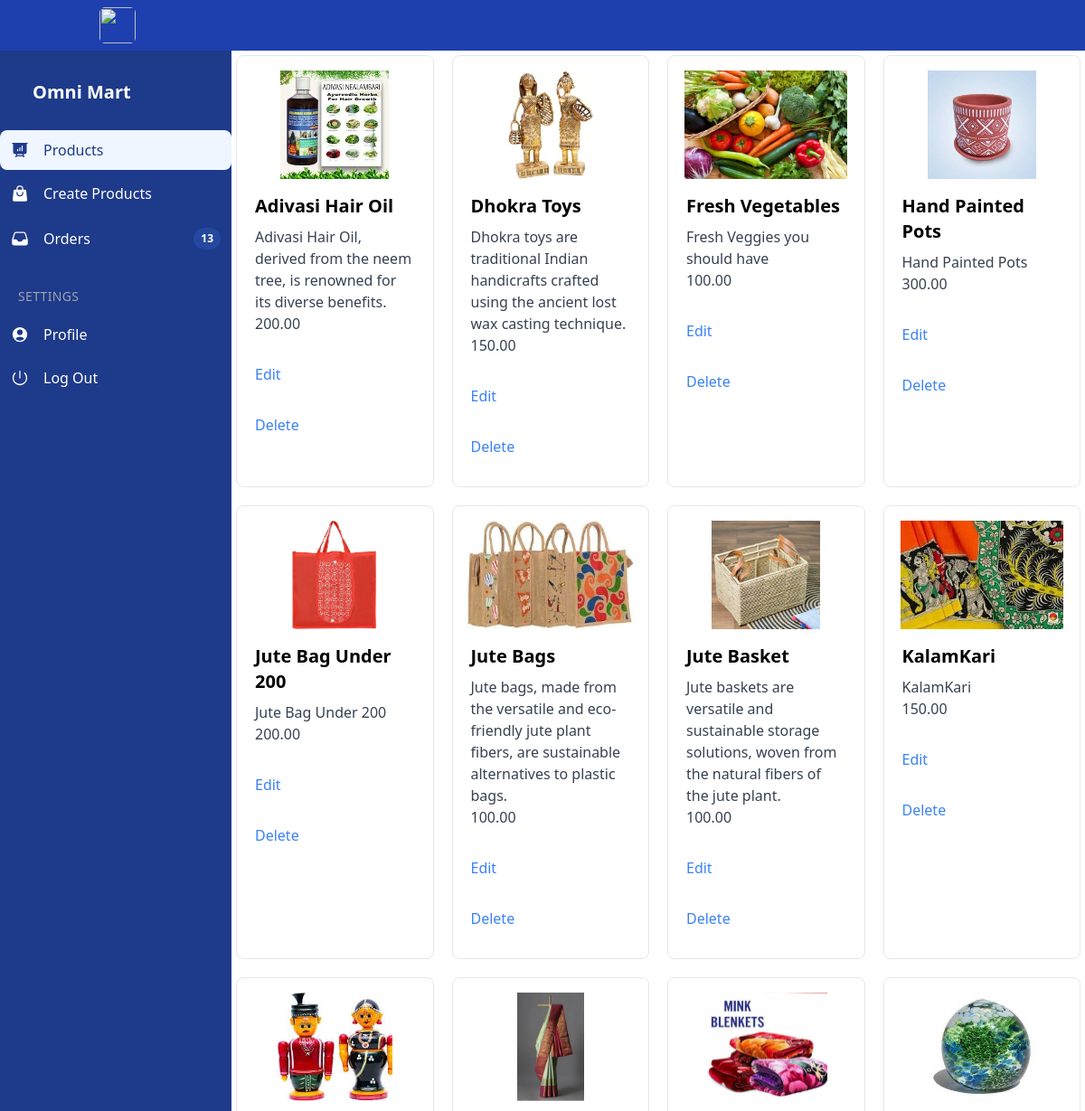
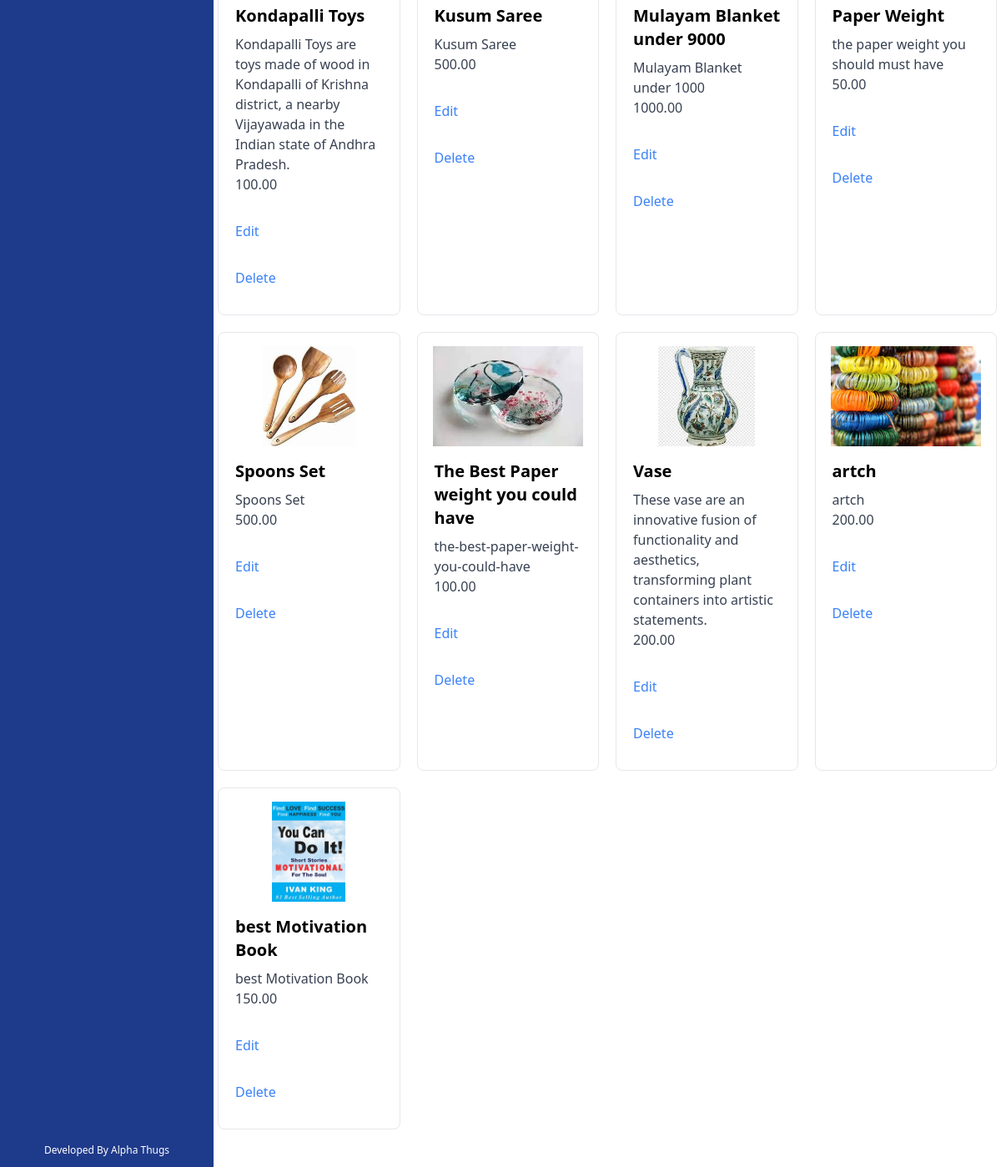
/dashboard/, run on the app's committed database (2 pictures, top to bottom).
### shop/models.py (models this page shows, shortened)
class Product(models.Model):
    category = models.ForeignKey(Category, related_name='products',
                                 on_delete=models.CASCADE)
    name = models.CharField(max_length=200, db_index=True)
    slug = models.SlugField(max_length=200, db_index=True)
    image = models.ImageField(upload_to='products/%Y/%m/%d', blank=True)
    description = models.TextField(blank=True)
    price = models.DecimalField(max_digits=10, decimal_places=2)
    available = models.BooleanField(default=True)
    created = models.DateTimeField(auto_now_add=True)
    updated = models.DateTimeField(auto_now=True)
    vendor = models.ForeignKey(User, on_delete=models.CASCADE, default=1)
    class Meta:
        ordering = ('name',)
        indexes = [
            Index(fields=['id', 'slug']),
        ]

### users/views.py (the view)
# urls.py: path('dashboard/', display_products, name='vendor'),
def display_products(request):
    orders = Order.objects.all()
    count_orders = orders.count()
    products = Product.objects.all()
    user = request.user
    context={
        'user':user,
        'products': products,
        'count':count_orders
    }
    return render(request, 'users/interface.html', context)

### cart/context_processors.py (called while the page is built)
def cart(request):
    return {'cart': Cart(request)}

### users/templates/users/interface.html (shortened to what this page needs)
<!DOCTYPE html>
<html lang="en">
<head>
    <script src="https://cdn.tailwindcss.com"></script>
</head>
<body>
  <div x-data="setup()" :class="{ 'dark': isDark }">
      <div class="min-h-screen flex flex-col flex-auto flex-shrink-0 antialiased bg-white dark:bg-gray-700 text-black dark:text-white">
        <div class="fixed w-full flex items-center justify-between h-14 text-white z-10">
          <div class="flex items-center justify-start md:justify-center pl-3 w-14 md:w-64 h-14 bg-blue-800 dark:bg-gray-800 border-none">
            <img class="w-7 h-7 md:w-10 md:h-10 mr-2 rounded-md overflow-hidden" src="https://therminic2018.eu/wp-content/uploads/2018/07/dummy-avatar.jpg" />
          </div>
          <div class="flex justify-between items-center h-14 bg-blue-800 dark:bg-gray-800 header-right">
          </div>
        </div>
        <div class="fixed flex flex-col top-14 left-0 w-14 hover:w-64 md:w-64 bg-blue-900 dark:bg-gray-900 h-full text-white transition-all duration-300 border-none z-10 sidebar">
          <div class="overflow-y-auto overflow-x-hidden flex flex-col justify-between flex-grow">
            <ul class="flex flex-col py-4 space-y-1">
              <li class="px-5 hidden md:block">
                <div class="mb-2 p-4">
                    <h5 class="block antialiased tracking-normal font-sans text-xl font-semibold leading-snug text-white">Omni Mart</h5>
                  </div>
              </li>
              <li>
                <div role="button" tabindex="0" class="flex items-center w-full p-3 rounded-lg text-start leading-tight text-blue-900 transition-all bg-blue-50   outline-none">
                    <div class="grid place-items-center mr-4">
                    </div>
                    <a href="{% url 'users:vendor' %}">Products</a>
                  </div>
              </li>
              <li>
                <div role="button"  tabindex="0" class="flex items-center w-full p-3 rounded-lg text-start leading-tight transition-all hover:bg-blue-50 hover:bg-opacity-80 focus:bg-blue-50 focus:bg-opacity-80 active:bg-blue-50 active:bg-opacity-80 hover:text-blue-900 focus:text-blue-900 active:text-blue-900 outline-none">
                    <div class="grid place-items-center mr-4">
                    </div> <a href="{% url 'users:add-products' %}"> Create Products</a>
                  </div>
              </li>
              <li>
                <div role="button" tabindex="0" class="flex items-center w-full p-3 rounded-lg text-start leading-tight transition-all hover:bg-blue-50 hover:bg-opacity-80 focus:bg-blue-50 focus:bg-opacity-80 active:bg-blue-50 active:bg-opacity-80 hover:text-blue-900 focus:text-blue-900 active:text-blue-900 outline-none">
                    <div class="grid place-items-center mr-4">
                    </div><a href="{% url 'users:orders' %}">Orders</a><div class="grid place-items-center ml-auto justify-self-end">
                      <div class="relative grid items-center font-sans font-bold uppercase whitespace-nowrap select-none bg-blue-500/20 text-blue-900 py-1 px-2 text-xs rounded-full" style="opacity: 1;">
                        <span class="text-white">{{count}}</span>
                      </div>
                    </div>
                  </div>
              </li>
              <li class="px-5 hidden md:block">
                <div class="flex flex-row items-center mt-5 h-8">
                  <div class="text-sm font-light tracking-wide text-gray-400 uppercase">Settings</div>
                </div>
              </li>
              <li>
                <div role="button" tabindex="0" class="flex items-center w-full p-3 rounded-lg text-start leading-tight transition-all hover:bg-blue-50 hover:bg-opacity-80 focus:bg-blue-50 focus:bg-opacity-80 active:bg-blue-50 active:bg-opacity-80 hover:text-blue-900 focus:text-blue-900 active:text-blue-900 outline-none">
                    <div class="grid place-items-center mr-4">
                    </div><a href="{% url 'users:profile' %}">Profile</a>
                  </div>
              </li>
              <li>
          <div role="button" tabindex="0" class="flex items-center w-full p-3 rounded-lg text-start leading-tight transition-all hover:bg-blue-50 hover:bg-opacity-80 focus:bg-blue-50 focus:bg-opacity-80 active:bg-blue-50 active:bg-opacity-80 hover:text-blue-900 focus:text-blue-900 active:text-blue-900 outline-none">
            <div class="grid place-items-center mr-4">
            </div><a href="{% url 'users:logout' %}">Log Out</a>
          </div>
              </li>
            </ul>
            <p class="mb-14 px-5 py-3 hidden md:block text-center text-xs">Developed By Alpha Thugs</p>
          </div>
        </div>
        <div class="h-full ml-14 mt-14 mb-10 md:ml-64">
            <div class="container ">
                {% for product in products %}
                  <div class="bg-white rounded-lg border p-4 card">
                      <img src="{{ product.image.url }}"
                      alt="Image placeholder" class=" m-auto img-fluid" style="height: 10vw;">
                      <div class="px-1 py-4">
                        <div class="font-bold text-xl mb-2">{{product.name}}</div>
                        <p class="text-gray-700 text-base">
                          {{ product.description }}
                        </p>
                        <p class="text-gray-700 text-base">
                          {{ product.price }}
                        </p>
                      </div>
                      <div class="px-1 py-4">
                        <a href="{% url 'users:edit-product' product.id %}" class="text-blue-500 hover:underline">Edit</a>
                      </div>
                      <div class="px-1 py-4">
                        <form method="post" action="{% url 'users:delete-product' product.id %}">
                          <button type="submit" class="text-blue-500 hover:underline">Delete</button>
                        </form>
                      </div>
                    </div>
                {% endfor %}
              </div>
        </div>
      </div>
    </div>
</body>
</html>

### users/templates/users/interface.html (style rules this page uses)
.header-right { width: calc(100% - 3.5rem); }
@media only screen and (min-width: 768px) { .header-right { width: calc(100% - 16rem); } }
.container { display: grid; padding: 5px; gap: 20px; grid-template-columns: 1fr 1fr 1fr 1fr; }

### data on the page
Product: image (picture), name "Adivasi Hair Oil", description "Adivasi Hair Oil, derived from the neem tree, is renowned for its diverse benefits.", price "200.00"
Product: image (picture), name "Dhokra Toys", description "Dhokra toys are traditional Indian handicrafts crafted using the ancient lost wax casting technique.", price "150.00"
Product: image (picture), name "Fresh Vegetables", description "Fresh Veggies you should have", price "100.00"
Product: image (picture), name "Hand Painted Pots", description "Hand Painted Pots", price "300.00"
Product: image (picture), name "Jute Bag Under 200", description "Jute Bag Under 200", price "200.00"
Product: image (picture), name "Jute Bags", description "Jute bags, made from the versatile and eco-friendly jute plant fibers, are sustainable alternatives to plastic bags.", price "100.00"
Product: image (picture), name "Jute Basket", description "Jute baskets are versatile and sustainable storage solutions, woven from the natural fibers of the jute plant.", price "100.00"
Product: image (picture), name "KalamKari", description "KalamKari", price "150.00"
Product: image (picture), name "Kondapalli Toys", description "Kondapalli Toys are toys made of wood in Kondapalli of Krishna district, a nearby Vijayawada in the Indian state of Andhra Pradesh.", price "100.00"
Product: image (picture), name "Kusum Saree", description "Kusum Saree", price "500.00"
Product: image (placeholder picture), name "Mulayam Blanket under 9000", description "Mulayam Blanket under 1000", price "1000.00"
Product: image (picture), name "Paper Weight", description "the paper weight you should must have", price "50.00"
Product: image (picture), name "Spoons Set", description "Spoons Set", price "500.00"
Product: image (picture), name "The Best Paper weight you could have", description "the-best-paper-weight-you-could-have", price "100.00"
Product: image (picture), name "Vase", description "These vase are an innovative fusion of functionality and aesthetics, transforming plant containers into artistic statements.", price "200.00"
Product: image (picture), name "artch", description "artch", price "200.00"
Product: image (picture), name "best Motivation Book", description "best Motivation Book", price "150.00"

### other printed values
{{ count }} "13"
